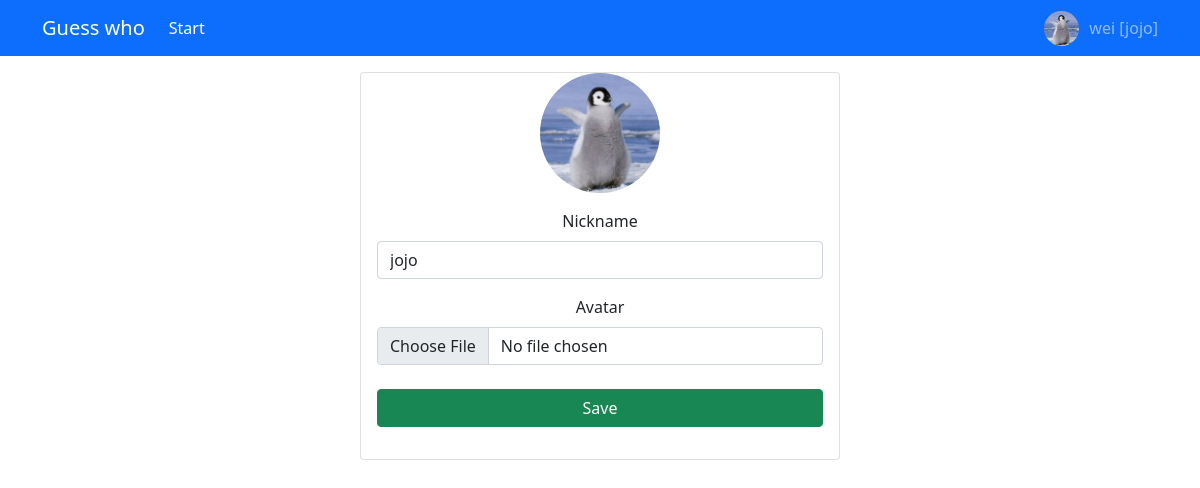
The page /personal/ (signed in) on the database its author committed.
### application/models.py (models this page shows, shortened)
class User(UserMixin, db.Model):
    id = Column(Integer, primary_key=True)
    username = Column(String(128), nullable=False, unique=True)
    nickname = Column(String(128), default='', comment='nickname')
    _avatar = Column(
        'avatar',
        String(64),
        default='avatar/_default.jpg',
        comment='avatar'
    )
    role = db.Column(db.Enum('admin', 'simpleuser'), nullable=False, default='simpleuser')
    password = Column(String(128), nullable=False)
    @property
    def avatar(self):
        return url_for('static', filename=self._avatar)
    @avatar.setter
    def avatar(self, file):
        if file and isinstance(file, FileStorage):
            ext_name = file.headers['Content-Type'].split('/')[1]
            avatar_name = f'avatar/{self.username}.{ext_name}'
            file.save(Path(current_app.static_folder) / avatar_name)
            self._avatar = avatar_name
    @staticmethod
    @login_manager.user_loader
    def loader_user(user_id):
        return User.query.get(user_id)

### application/views/personal.py (the view)
@bp.route('/', methods=['GET', 'POST'])
@login_required
def index_view():
    form = PersonalActionForm(obj=current_user)
    if form.validate_on_submit():
        current_user.avatar = form.avatar.data
        current_user.nickname = form.nickname.data
        db.session.commit()
        flash('Success', 'success')
    return render_template('personal_index.html', form=form)

### application/forms.py
class PersonalActionForm(FlaskForm):
    username = fields.StringField('Username')
    nickname = fields.StringField('Nickname')
    avatar = fields.FileField('Avatar')

### application/templates/personal_index.html (shortened to what this page needs)
{% extends 'base.html' %}
{% from 'bootstrap5/form.html' import render_field %}
{% block body %}
    <div class="card text-center" style="width: 30rem;margin: 0 auto;">
        <img id="personal-avatar" class="personal-action-avatar" src="{{ current_user.avatar }}">
        <div class="card-body">
            <form action="" method="post" class="form" enctype="multipart/form-data">
                {{ render_field(form.nickname, form_type='horizontal') }}
                {{ render_field(form.avatar, form_type='horizontal') }}
                <div class="d-grid gap-2 mt-4">
                    <button class="btn btn-success" type="submit">Save</button>
                </div>
            </form>
        </div>
    </div>
{% endblock %}

### application/templates/base.html (shortened to what this page needs)
{% from 'bootstrap4/utils.html' import render_messages %}
<html>
<head>
    <link rel="icon" href="{{ url_for('static', filename='face.jpg') }}" rel="stylesheet">
    <link href="{{ url_for('static', filename='bootstrap/css/bootstrap.min.css') }}" rel="stylesheet">
    <link href="https://cdn.bootcdn.net/ajax/libs/limonte-sweetalert2/11.4.6/sweetalert2.min.css" rel="stylesheet">
</head>
<body>
<nav class="navbar navbar-expand-lg navbar-dark bg-primary">
    <div class="container">
        <a class="navbar-brand" href="{{ url_for('dashboard.index_view') }}">Guess who</a>
        <div class="collapse navbar-collapse" id="navbarSupportedContent">
            <ul class="navbar-nav me-auto mb-2 mb-lg-0">
                <li class="nav-item">
                    <a class="nav-link active" href="{{ url_for('play.create_room_view') }}">Start</a>
                </li>
            </ul>
        </div>
        <div class="d-flex">
            <a class="personal active" href="{{ url_for('personal.index_view') }}">
                <img class="personal-avatar" src="{{ current_user.avatar }}">
                {{ current_user.username }} [{{ current_user.nickname }}]
            </a>
        </div>
    </div>
</nav>
<div class="container mt-3">
    {% block body %}{% endblock %}
</div>
</body>
</html>

### application/templates/base.html (style rules this page uses)
.personal { color: rgba(255, 255, 255, .55); text-decoration: none; line-height: 35px; text-indent: 10px; }
.personal-avatar { float: left; height: 35px; width: 35px; border-radius: 50%; }

### application/templates/personal_index.html (style rules this page uses)
.personal-action-avatar { width: 120px; height: 120px; text-align: center; margin: 0 auto; border-radius: 60px; }

### rows shown on the page
User: avatar (picture), username "wei", nickname "jojo"
